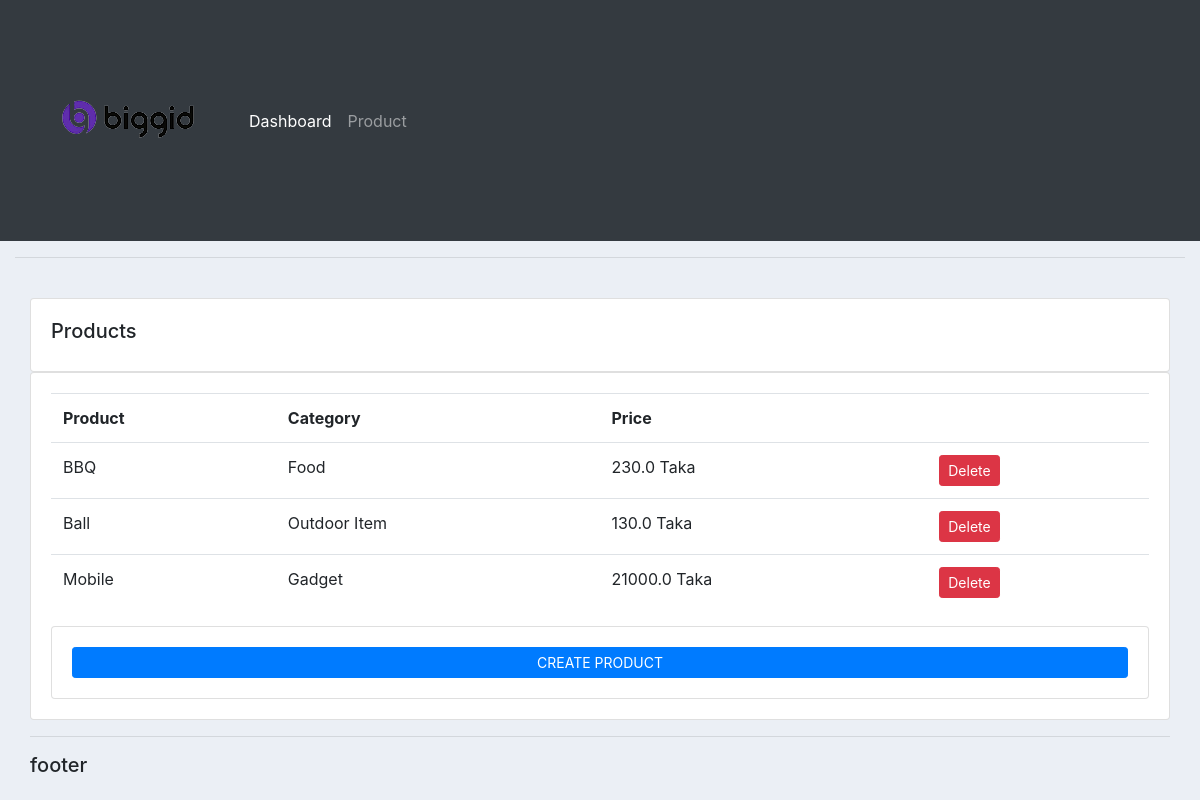
Before: /product/ with the older database file.
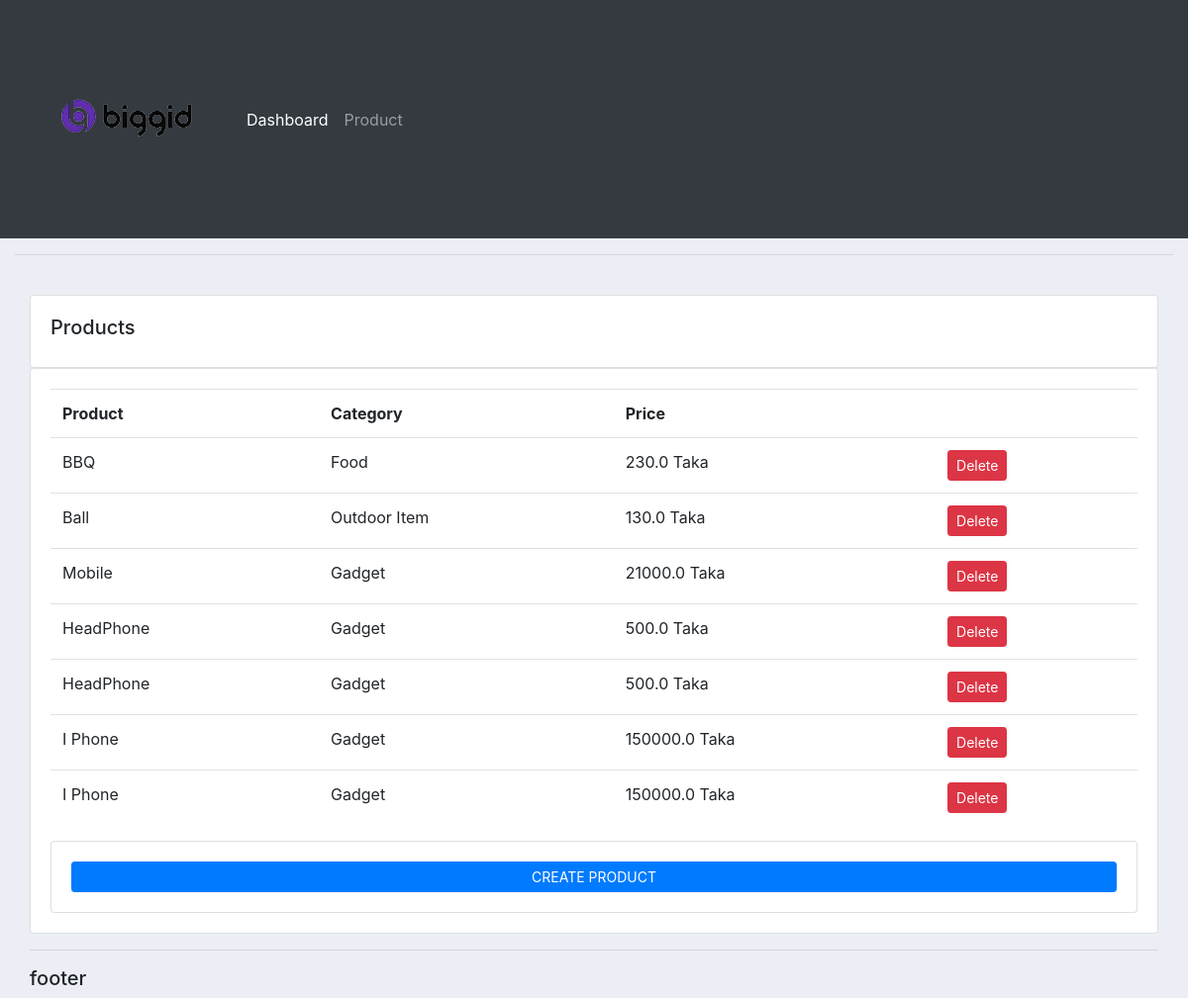
After: the same page with the newer database file.
### accounts/models.py (models this page shows, shortened)
class Product(models.Model):
    CATEGORY = (
        ('Food', 'Food'),
        ('Outdoor Item', 'Outdoor Item'),
        ('Gadget', 'Gadget'),
    )
    name = models.CharField(max_length=200, null=True)
    price = models.FloatField(null=True)
    category = models.CharField(max_length=200, null=True, choices=CATEGORY)
    Description = models.CharField(max_length=200, null=True, blank=True)
    date_created = models.DateTimeField(auto_now_add=True, null=True)
    tags = models.ManyToManyField(Tag)

### accounts/views.py (the view)
# urls.py: path('product/', views.product, name='product'),
def product(request):
    products = Product.objects.all()
    return render(request, 'accounts/product.html', {'products': products})

### accounts/templates/accounts/product.html (shortened to what this page needs)
{% extends 'accounts/main.html' %} {% block content %}
<div class="container-fluid">
  <br />
  <div class="row">
    <div class="col-md">
      <div class="card card-body">
        <h5>Products</h5>
      </div>
      <div class="card card-body">
        <table class="table">
          <tr>
            <th>Product</th>
            <th>Category</th>
            <th>Price</th>
            <th></th>
          </tr>
          {% for i in products %}
          <tr>
            <td>{{i.name}}</td>
            <td>{{i.category}}</td>
            <td>{{i.price}} Taka</td>
            <td>
              <a
                class="btn btn-sm btn-danger"
                href="{% url 'delete_product' i.id %}"
                >Delete</a
              >
            </td>
          </tr>
          {% endfor %}
        </table>
        <div class="card card-body">
          <a
            class="prevent-submit btn btn-primary btn-sm btn-block"
            href="{% url 'CreateProduct' %}"
            >CREATE PRODUCT</a
          >
        </div>
      </div>
    </div>
  </div>
  {% endblock %}

### accounts/templates/accounts/main.html (shortened to what this page needs)
{% load static %}
<!DOCTYPE html>
<html lang="en">
  <head>
    <link
      rel="stylesheet"
      href="https://cdn.jsdelivr.net/npm/bootstrap@4.4.1/dist/css/bootstrap.min.css"
    />
  </head>
  <body>
    {% include 'accounts/navbar.html' %}
    <div class="container-fluid">
    <hr />
    {% block content %} {% endblock %}
    <hr />
    <h5>footer</h5>
  </body>
</html>

### accounts/templates/accounts/navbar.html (shortened to what this page needs)
<nav class="navbar navbar-expand-lg navbar-dark bg-dark">
  <img src="/static/image/im1.png">
    <div class="collapse navbar-collapse" id="navbarNav">
      <ul class="navbar-nav">
        <li class="nav-item active">
          <a class="nav-link" href="{% url 'home' %}">Dashboard <span class="sr-only">(current)</span></a>
        </li>
        <li class="nav-item">
          <a class="nav-link" href="{% url 'product' %}">Product</a>
        </li>
    </div>
  </nav>

### accounts/templates/accounts/main.html (style rules this page uses)
body { background-color: #ebeff5; }

Changed rows visible on the page:
added Product: name "HeadPhone", category "Gadget", price "500.0"
added Product: name "HeadPhone", category "Gadget", price "500.0"
added Product: name "I Phone", category "Gadget", price "150000.0"
added Product: name "I Phone", category "Gadget", price "150000.0"
